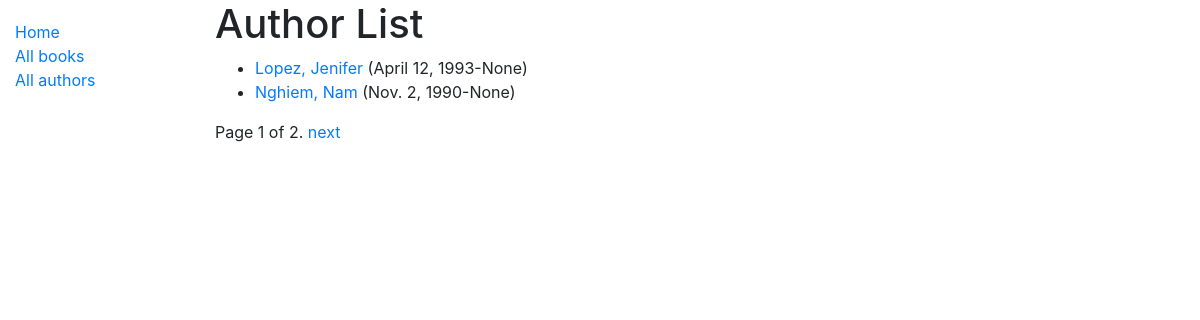
Screenshot of /catalog/authors/ with the database file from the repository.
### appcatalog/models.py (models this page shows)
class Author(models.Model):
    first_name = models.CharField(max_length=100)
    last_name = models.CharField(max_length=100)
    date_of_birth = models.DateField(null=True, blank=True)
    date_of_death = models.DateField('Died', null=True, blank=True)
    class Meta:
        ordering = ['last_name', 'first_name']
    def get_absolute_url(self):
        return reverse('author-detail', args=[str(self.id)])
    def __str__(self):
        return f'{self.last_name}, {self.first_name}'

### appcatalog/views.py (the view)
# urls.py: path('authors/', views.AuthorListView.as_view(), name='authors'),
class AuthorListView(generic.ListView):
    model = Author
    paginate_by = 2

### appcatalog/templates/appcatalog/author_list.html
{% extends "base_generic.html" %}
{% block content %}
<h1>Author List</h1>
{% if author_list %}
<ul>
	{% for author in author_list %}
	<li>
		<a href="{{ author.get_absolute_url }}">{{ author}}</a> ({{author.date_of_birth}}-{{author.date_of_death}})
	</li>
	{% endfor %}
</ul>
{% else %}
<p>There are no Author.</p>
{% endif %}
{% endblock %}

### rows the page displays
Author: last_name+first_name "Lopez, Jenifer", date_of_birth "April 12, 1993", date_of_death "None"
Author: last_name+first_name "Nghiem, Nam", date_of_birth "Nov. 2, 1990", date_of_death "None"

### other values shown
{{ page_obj.number }} "1"
{{ page_obj.paginator.num_pages }} "2"
